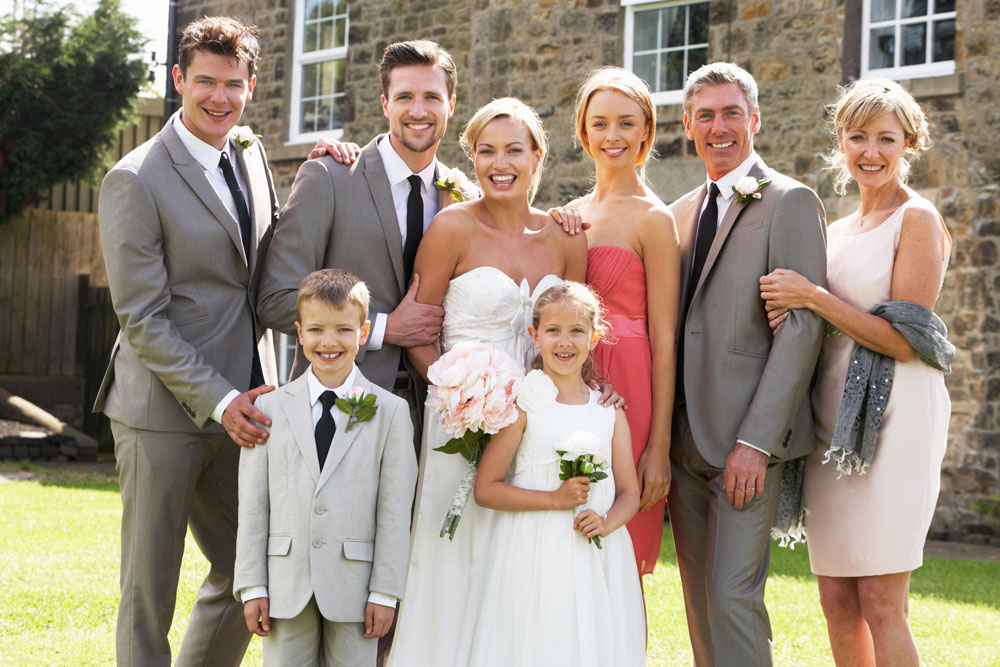
%> input picture test1.jpg, 1000 x 667 px, given in place of 1.pgm, which was not available
$ octave demo.m   (GNU Octave 9; MATLAB toolbox functions it lacks are replaced by stand-ins)
%> lines starting %> are read from the running program, lines starting %| are printed output that depends on the picture; pictures that were not available may be replaced by others from this repository, and a replacement may not be noted
### gaussian_filter.m
function [ output_image ] = gaussian_filter( input_image )
sigma = 6;
window=double(uint8(3*sigma)*2+1);
gausFilter = fspecial('gaussian',window,sigma);
output_image=imfilter(input_image,gausFilter,'replicate');
end

### extract_feature.m
function [ feature ] = extract_feature( integral_img ,pair_num,filt_size,pair_1,pair_2)
    %计算feature
    feature=zeros(pair_num,1);
    for j=1:pair_num
        U1=integral_img(pair_1(j,1),pair_1(j,2));
        D1=integral_img(pair_1(j,1)+filt_size,pair_1(j,2)+filt_size);
        L1=integral_img(pair_1(j,1),pair_1(j,2)+filt_size);
        R1=integral_img(pair_1(j,1)+filt_size,pair_1(j,2));
        sum1=U1+D1-L1-R1;
        U2=integral_img(pair_2(j,1),pair_2(j,2));
        D2=integral_img(pair_2(j,1)+filt_size,pair_2(j,2)+filt_size);
        L2=integral_img(pair_2(j,1),pair_2(j,2)+filt_size);
        R2=integral_img(pair_2(j,1)+filt_size,pair_2(j,2));
        sum2=U2+D2-L2-R2;
        feature(j)=sum1-sum2;
    end
end

### demo.m
tic;
clear;
clc;

pair_num=1000;     %特征提取对数
filt_size=5;      %特征提取框的大小
f_row=56;         %取样框的宽
f_col=46;         %取样框的高
low_threshold=0;     %低位阈值
high_threshold=16000;   %高位阈值

%随机确定取特征位置
                                     %这里需要修改取样方式避免框到左边
pair_1=[randi(f_row-filt_size,pair_num,1) randi(f_col-filt_size,pair_num,1)];
pair_2=[randi(f_row-filt_size,pair_num,1) randi(f_col-filt_size,pair_num,1)];
 %save filter pair_1 pair_2
 %load('filter.mat');

num_img = 1;           %从单个人照片中提取样本数
num_fdr = 40;          %提取人数

%提取训练集特征
features=zeros(pair_num,num_img*num_fdr);
filepathsrc = 'att_faces/s';
for i=1:num_fdr
    folderpathsrc = sprintf('%s%d',filepathsrc,i);
    for j=1:num_img
        filename=sprintf('%s%s%d%s',folderpathsrc,'/',j,'.pgm');
        image = imread(filename);  %读取图片
%> image is the input picture: size 667x1000x3 uint8; mean R, G, B 153.6, 139.4, 123.8
        image=gaussian_filter(image);%高斯模糊
%> in gaussian_filter, `output_image=imfilter(input_image,gausFilter,'replicate');`:
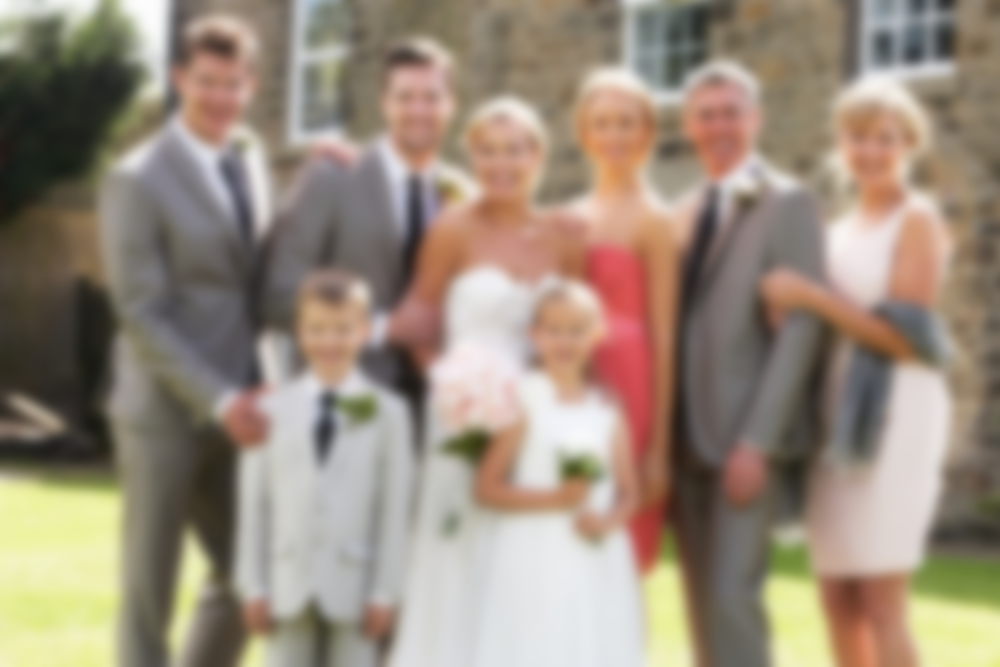
%> output_image: size 667x1000x3 uint8; mean R, G, B 153.7, 139.4, 123.8
        current_img=imresize(image,[f_row f_col], 'bilinear');
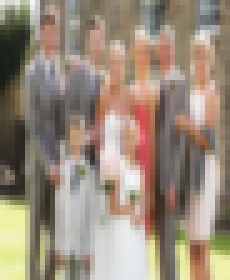
%> current_img: size 56x46x3 uint8 (shown 5 times larger); mean R, G, B 153.7, 139.4, 123.8
        integral_img=integralImage(current_img);%计算积分图
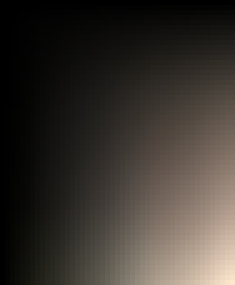
%> integral_img: size 57x47x3 double (shown 5 times larger); mean R, G, B 89820.2, 81514.5, 73115.5; drawn with min black and max white
        integral_img(:,1)= [];
%> integral_img: size 57x46x3 double
        integral_img(1,:)= [];
%> integral_img: size 56x46x3 double
        features(:,(i-1)*num_img+j)=extract_feature(integral_img,pair_num,filt_size,pair_1,pair_2);  %提取训练集特征
%> the loop in extract_feature, `for j=1:pair_num` made 1000 passes
%> (U1, D1, L1, R1, sum1, U2, D2, L2) on passes 1 to 3: (216035, 280865, 246033, 247136, 3731, 6021, 20864, 15088), (179093, 233366, 204988, 205063, 2408, 55363, 97505, 62813), (98369, 139255, 114795, 119996, 2833, 16953, 35320, 23859)
%> after the loop in extract_feature, `for j=1:pair_num`: feature = 1000 values, max 3777 at index 710, min -3548 at index 683, mean 9.64
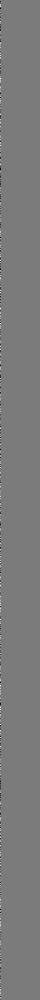
%> features: size 1000x40 double; min -3548, max 3777, mean 0.2; drawn with min black and max white
    end
%> (the run ends here)
